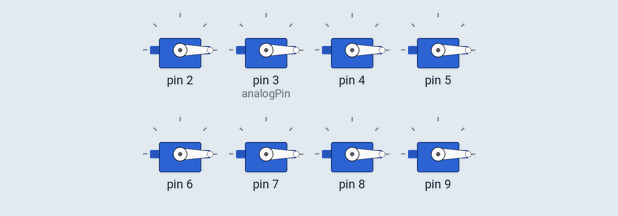
Recording of a sketch running on a simulated Arduino Uno, built with avr-gcc and run on an emulated ATmega328P. Shown: 8 × servo.

Above: at 0.1 s.
At 4.1 s:
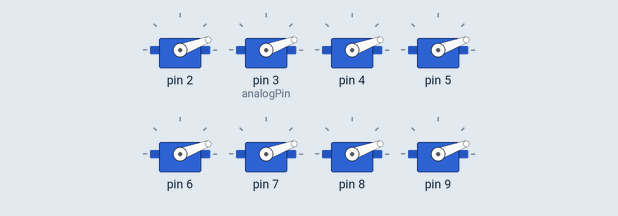
At 9.1 s:
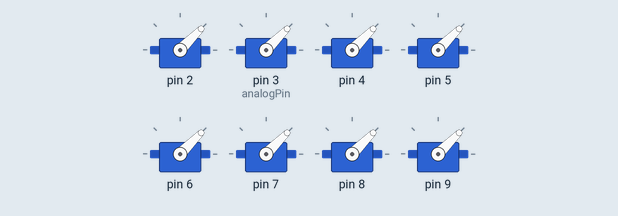
At 18.1 s:
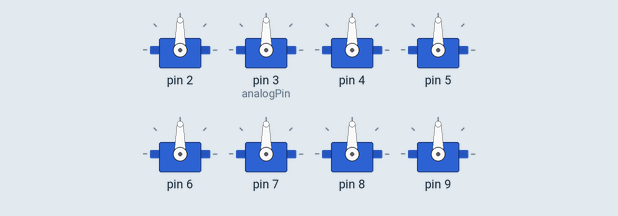
At 27.1 s:
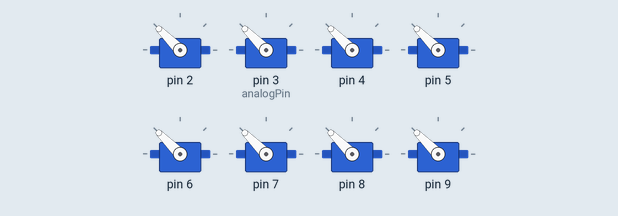
At 36.1 s:
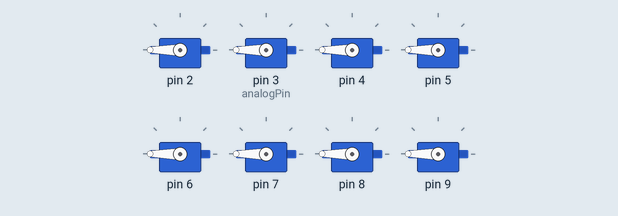
Timing chart, 0 to 40.0 s (numbered marks = the images above):
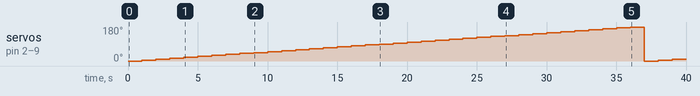

Measured:
- by itself, servo on pin 2, servo on pin 3 (analogPin), servo on pin 4–9: 0° → 5° at 1.0 s, → 10° 1.0 s later, → 15° 1.0 s later, → 20° 1.0 s later, … (39 changes in this stretch)

The sketch:

CanSat.ino
```cpp
#include <Servo.h>

int analogPin = 3;   // potentiometer connected to analog pin 3
int val = 0;         // variable to store the read value

Servo sdasd[8];

void setup()
{
  for(int i = 2; i <= 9; i++)
    sdasd[i-2].attach(i, 1000, 2000);
}

void loop()
{
  for(int j = 0; j <= 180; j += 5)
  {
    for(int i = 0; i < 8; i++)
      sdasd[i].write(j);
    delay(1000);
  }
}
```
